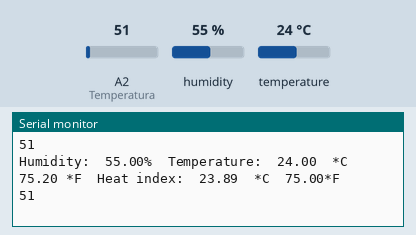
Simulated run of this sketch. Board: Arduino Uno, built with avr-gcc and run on an emulated ATmega328P. On the bench: the last lines printed to the serial monitor. The inputs (shaded band) are chosen by the test bench; at power-on: A2 (Temperatura) = 51, humidity 55 %, temperature 24 °C.

Above: at 8.0 s.
8.1 s: A2 (Temperatura) set to 95
At 9.0 s:
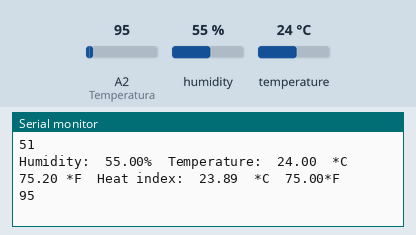
14.7 s: A2 (Temperatura) set to 106
At 16.1 s:
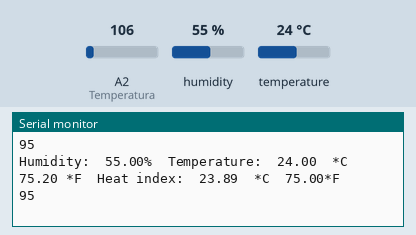
Timing chart, 0 to 17.7 s (numbered marks = the images above; inputs shaded):
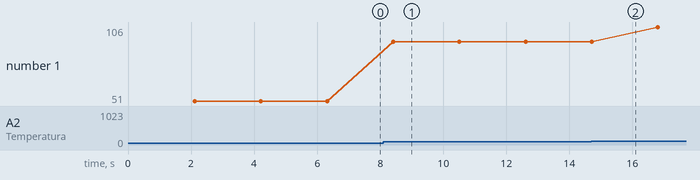

The sketch:

Dth11.ino
```cpp
#include "DHT.h"

#define DHTPIN 2

#define DHTTYPE DHT11
const int Temperatura = 2;

DHT dht(DHTPIN, DHTTYPE);
int valorTemperatura;

void setup() {
  Serial.begin (9600);
  Serial.println("DHTxx test!");

  dht.begin();
}

void loop() {
  delay(2000);

  float h = dht.readHumidity();

  float t = dht.readTemperature ();

  float f = dht.readTemperature(true);

  if (isnan(h) || isnan(t) || isnan(f)) {
    Serial.println("Failed to read from DHT sensor!");
    return;
  }

  float hif = dht.computeHeatIndex (f, h);

  float hic = dht.computeHeatIndex (t, h, false);

  Serial.print ("Humidity:  ");
  Serial.print(h);
  Serial.print("%\t");
  Serial.print("Temperature:  ");
  Serial.print(t);
  Serial.print("  *C  ");
  Serial.print(f);
  Serial.print(" *F\t");
  Serial.print("Heat index:  ");
  Serial.print(hic);
  Serial.print("  *C  ");
  Serial.print(hif);
  Serial.println("*F ");
   // Lee el valor del potenciómetro y lo envía a Processing a través del puerto serie
  valorTemperatura = analogRead(Temperatura);
  Serial.println(valorTemperatura);
  delay(50); // Pequeña pausa para evitar una transmisión muy rápida de datos por el puerto serie
}
```

Measured:
- after the input at 8.1 s, the serial monitor: prints a new line after 0.31 s (image 1)
- plotted number 1: 51 → 95 after the input at 8.1 s, 95 → 106 after the input at 14.7 s
